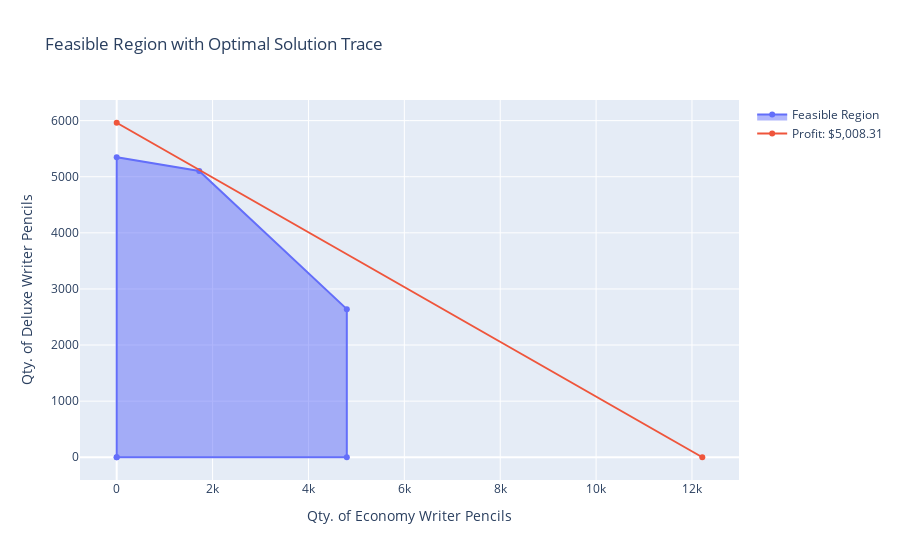

Notebook code cell kept with this figure:
### Code cell
feasible_region = calc_feasible_region()
optimal_trace = optimal_soln_trace()

layout = {
    'height':600,
    'xaxis': {'title': 'Qty. of Economy Writer Pencils'},
    'yaxis': {'title': 'Qty. of Deluxe Writer Pencils'},
    'title': {'text': 'Feasible Region with Optimal Solution Trace'}
}

fig = go.Figure(data=[feasible_region, optimal_trace], layout=layout)
iplot(fig)

### Figure 1 — Plotly figure (JSON) as saved in the notebook; plotly's stock layout.template omitted (floating-point values rounded to 4 significant figures)
{"data": [{"fill": "toself", "name": "Feasible Region", "type": "scatter", "x": [0, 0, 1722.0, 4800, 4800, 0], "y": [0, 5349.0, 5103.0, 2640, 0, 0]}, {"name": "Profit: $5,008.31", "type": "scatter", "x": [0, 12220.0], "y": [5962.0, 0]}], "layout": {"autosize": true, "title": {"text": "Feasible Region with Optimal Solution Trace"}, "xaxis": {"autorange": true, "range": [-730.8, 12950.0], "title": {"text": "Qty. of Economy Writer Pencils"}, "type": "linear"}, "yaxis": {"autorange": true, "range": [-398.3, 6361.0], "title": {"text": "Qty. of Deluxe Writer Pencils"}, "type": "linear"}}}
